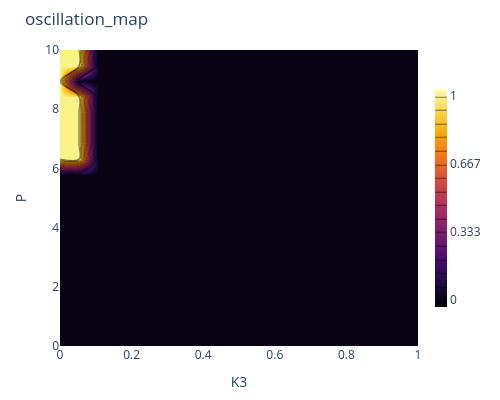
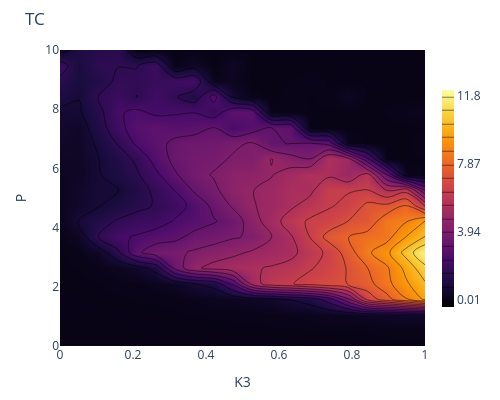
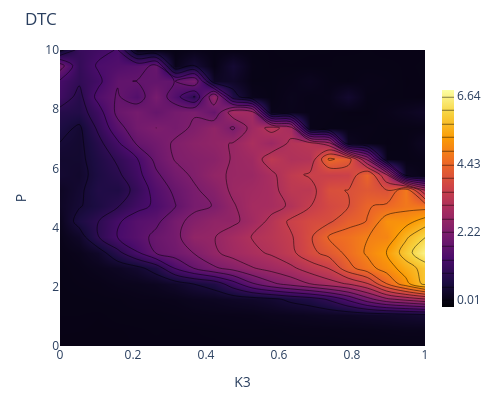
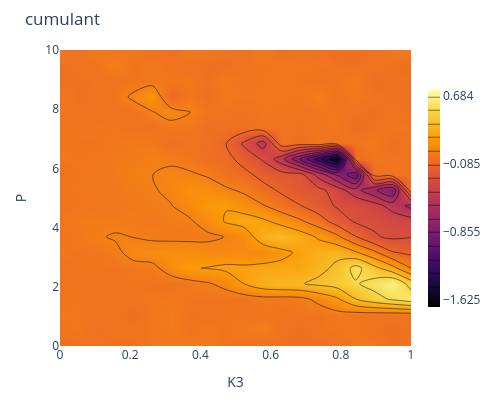

Here is the notebook cell these charts were saved with, in order:
### Markdown cell above
## Visualization

### Code cell
import plotly.graph_objects as go

def plot_metrics_contour(matrix, P_vals, K_vals, title='Metric Map',
                         colorscale='Inferno', n_contours=15):
    z_min = np.nanmin(matrix)
    z_max = np.nanmax(matrix)
    fig = go.Figure(data=go.Contour(
        z=matrix, x=K_vals, y=P_vals,
        colorscale=colorscale,
        contours=dict(start=z_min, end=z_max,
                      size=(z_max - z_min) / n_contours,
                      coloring='heatmap', showlines=True),
        colorbar=dict(thickness=12, len=0.8)
    ))
    fig.update_layout(title=title, xaxis_title='K3',
                      yaxis_title='P', width=500, height=400,
                      margin=dict(l=60, r=40, t=50, b=50))
    fig.show()

# Load and plot
data = np.load('../results/metrics_10n_random_coupling_noise.npz')
metrics_to_plot = ['oscillation_map', 'TC', 'DTC', 'cumulant', 'powercorr',
                   'skew', 'kurt', 'TC_ksg', 'DTC_ksg', 'Oinfo_ksg', 'osc_fraction']
for m in metrics_to_plot:
    plot_metrics_contour(data[m], data['P'], data['K3'], title=m)

### Figure 1 — Plotly figure (JSON) as saved in the notebook; plotly's stock layout.template omitted (floating-point values rounded to 4 significant figures; data arrays with more than 128 entries replaced by an {"elided": "..."} marker saying what was removed)
{"data": [{"colorbar": {"len": 0.8, "thickness": 12}, "colorscale": [[0, "#000004"], [0.1111, "#1b0c41"], [0.2222, "#4a0c6b"], [0.3333, "#781c6d"], [0.4444, "#a52c60"], [0.5556, "#cf4446"], [0.6667, "#ed6925"], [0.7778, "#fb9b06"], [0.8889, "#f7d13d"], [1, "#fcffa4"]], "contours": {"coloring": "heatmap", "end": 1, "showlines": true, "size": 0.06667, "start": 0}, "type": "contour", "x": [0.0, 0.05263, 0.1053, 0.1579, 0.2105, 0.2632, 0.3158, 0.3684, 0.4211, 0.4737, 0.5263, 0.5789, 0.6316, 0.6842, 0.7368, 0.7895, 0.8421, 0.8947, 0.9474, 1.0], "y": [0.0, 0.5263, 1.053, 1.579, 2.105, 2.632, 3.158, 3.684, 4.211, 4.737, 5.263, 5.789, 6.316, 6.842, 7.368, 7.895, 8.421, 8.947, 9.474, 10.0], "z": {"elided": "20x20 int values"}}], "layout": {"height": 400, "margin": {"b": 50, "l": 60, "r": 40, "t": 50}, "title": {"text": "oscillation_map"}, "width": 500, "xaxis": {"title": {"text": "K3"}}, "yaxis": {"title": {"text": "P"}}}}

### Figure 2 — Plotly figure (JSON) as saved in the notebook; plotly's stock layout.template omitted (floating-point values rounded to 4 significant figures; data arrays with more than 128 entries replaced by an {"elided": "..."} marker saying what was removed)
{"data": [{"colorbar": {"len": 0.8, "thickness": 12}, "colorscale": [[0, "#000004"], [0.1111, "#1b0c41"], [0.2222, "#4a0c6b"], [0.3333, "#781c6d"], [0.4444, "#a52c60"], [0.5556, "#cf4446"], [0.6667, "#ed6925"], [0.7778, "#fb9b06"], [0.8889, "#f7d13d"], [1, "#fcffa4"]], "contours": {"coloring": "heatmap", "end": 11.8, "showlines": true, "size": 0.7862, "start": 0.006185}, "type": "contour", "x": [0.0, 0.05263, 0.1053, 0.1579, 0.2105, 0.2632, 0.3158, 0.3684, 0.4211, 0.4737, 0.5263, 0.5789, 0.6316, 0.6842, 0.7368, 0.7895, 0.8421, 0.8947, 0.9474, 1.0], "y": [0.0, 0.5263, 1.053, 1.579, 2.105, 2.632, 3.158, 3.684, 4.211, 4.737, 5.263, 5.789, 6.316, 6.842, 7.368, 7.895, 8.421, 8.947, 9.474, 10.0], "z": {"elided": "20x20 float values"}}], "layout": {"height": 400, "margin": {"b": 50, "l": 60, "r": 40, "t": 50}, "title": {"text": "TC"}, "width": 500, "xaxis": {"title": {"text": "K3"}}, "yaxis": {"title": {"text": "P"}}}}

### Figure 3 — Plotly figure (JSON) as saved in the notebook; plotly's stock layout.template omitted (floating-point values rounded to 4 significant figures; data arrays with more than 128 entries replaced by an {"elided": "..."} marker saying what was removed)
{"data": [{"colorbar": {"len": 0.8, "thickness": 12}, "colorscale": [[0, "#000004"], [0.1111, "#1b0c41"], [0.2222, "#4a0c6b"], [0.3333, "#781c6d"], [0.4444, "#a52c60"], [0.5556, "#cf4446"], [0.6667, "#ed6925"], [0.7778, "#fb9b06"], [0.8889, "#f7d13d"], [1, "#fcffa4"]], "contours": {"coloring": "heatmap", "end": 6.641, "showlines": true, "size": 0.4423, "start": 0.006204}, "type": "contour", "x": [0.0, 0.05263, 0.1053, 0.1579, 0.2105, 0.2632, 0.3158, 0.3684, 0.4211, 0.4737, 0.5263, 0.5789, 0.6316, 0.6842, 0.7368, 0.7895, 0.8421, 0.8947, 0.9474, 1.0], "y": [0.0, 0.5263, 1.053, 1.579, 2.105, 2.632, 3.158, 3.684, 4.211, 4.737, 5.263, 5.789, 6.316, 6.842, 7.368, 7.895, 8.421, 8.947, 9.474, 10.0], "z": {"elided": "20x20 float values"}}], "layout": {"height": 400, "margin": {"b": 50, "l": 60, "r": 40, "t": 50}, "title": {"text": "DTC"}, "width": 500, "xaxis": {"title": {"text": "K3"}}, "yaxis": {"title": {"text": "P"}}}}

### Figure 4 — Plotly figure (JSON) as saved in the notebook; plotly's stock layout.template omitted (floating-point values rounded to 4 significant figures; data arrays with more than 128 entries replaced by an {"elided": "..."} marker saying what was removed)
{"data": [{"colorbar": {"len": 0.8, "thickness": 12}, "colorscale": [[0, "#000004"], [0.1111, "#1b0c41"], [0.2222, "#4a0c6b"], [0.3333, "#781c6d"], [0.4444, "#a52c60"], [0.5556, "#cf4446"], [0.6667, "#ed6925"], [0.7778, "#fb9b06"], [0.8889, "#f7d13d"], [1, "#fcffa4"]], "contours": {"coloring": "heatmap", "end": 0.6843, "showlines": true, "size": 0.154, "start": -1.625}, "type": "contour", "x": [0.0, 0.05263, 0.1053, 0.1579, 0.2105, 0.2632, 0.3158, 0.3684, 0.4211, 0.4737, 0.5263, 0.5789, 0.6316, 0.6842, 0.7368, 0.7895, 0.8421, 0.8947, 0.9474, 1.0], "y": [0.0, 0.5263, 1.053, 1.579, 2.105, 2.632, 3.158, 3.684, 4.211, 4.737, 5.263, 5.789, 6.316, 6.842, 7.368, 7.895, 8.421, 8.947, 9.474, 10.0], "z": {"elided": "20x20 float values"}}], "layout": {"height": 400, "margin": {"b": 50, "l": 60, "r": 40, "t": 50}, "title": {"text": "cumulant"}, "width": 500, "xaxis": {"title": {"text": "K3"}}, "yaxis": {"title": {"text": "P"}}}}
